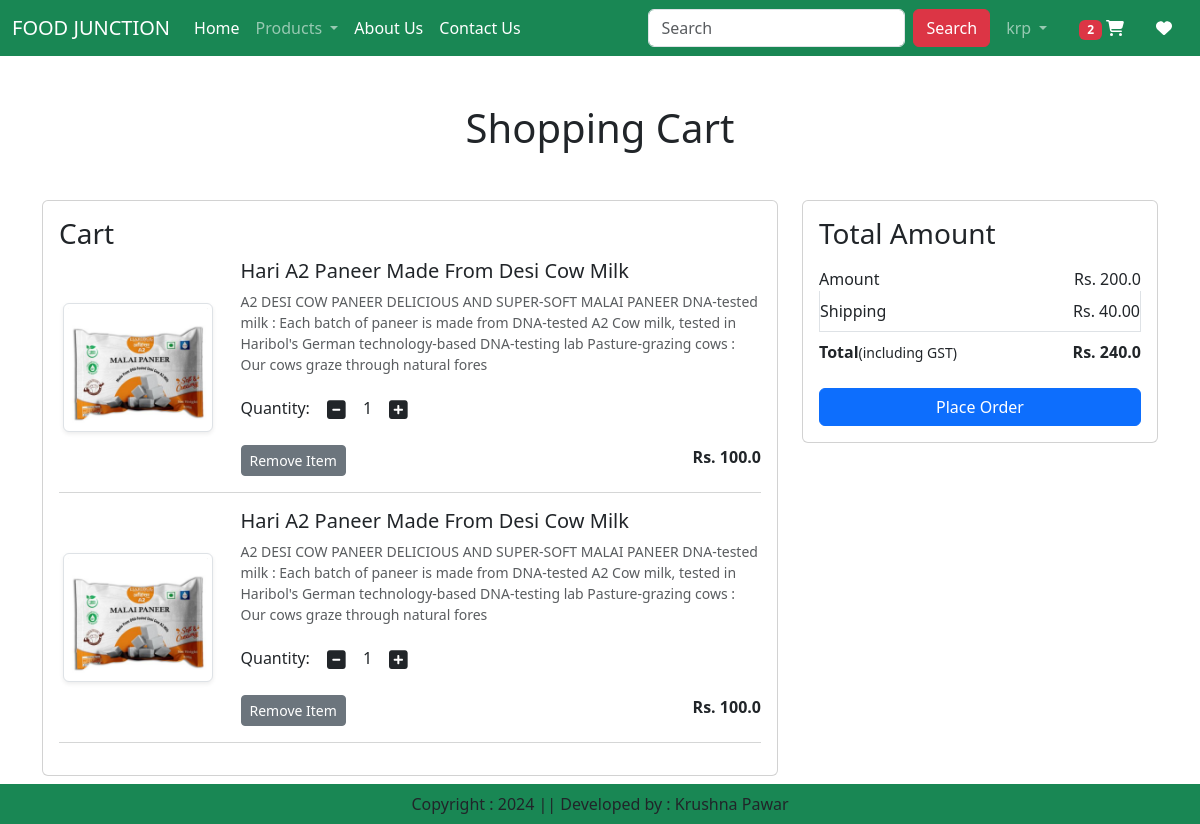
The app's page /cart/ (signed in) with its own data.
### app/models.py (models this page shows, shortened)
class Cart(models.Model):
    user = models.ForeignKey(User,on_delete=models.CASCADE)
    product = models.ForeignKey(Product,on_delete=models.CASCADE)
    quantity = models.PositiveIntegerField(default=1)

class Product(models.Model):
    title = models.CharField(max_length=100)
    selling_price = models.FloatField()
    discounted_price = models.FloatField()
    discription = models.TextField()
    category = models.CharField(choices=CATEGORY_CHOICES, max_length=2)
    product_image = models.ImageField(upload_to='product')

### app/views.py (the view)
# urls.py: path('cart/',views.show_cart,name='showcart'),
@login_required
def show_cart(request):
    totalitem = 0
    wishitem = 0
    if request.user.is_authenticated:
        totalitem = len(Cart.objects.filter(user=request.user))
        wishitem = len(Wishlist.objects.filter(user=request.user))
    user = request.user
    cart = Cart.objects.filter(user=user)
    amount = 0
    for p in cart:
        value = p.quantity * p.product.discounted_price
        amount = amount + value
    totalamount = amount + 40
    return render(request,'app/addtocart.html',locals())

### app/templates/app/addtocart.html (shortened to what this page needs)
{% extends "app/base.html" %}
{% load static %}
{% block main-content %}
    <div class="container my-5">
        <div class="row ">
            {% if cart %}
            <h1 class="text-center mb-5">Shopping Cart</h1>
            <div class="col-sm-8">
                <div class="card">
                    <div class="card-body bg-$red-300">
                        <h3>Cart</h3>
                        {% for item in cart %}
                        <div class="row">
                            <div class="col-sm-3 text-center align-self-center">
                                <img src="{{item.product.product_image.url}}" alt="" class="img-fluid img-thumbnail shadow-sm" height="150" width="150">
                            </div>
                            <div class="col-sm-9">
                                <div>
                                    <h5>{{item.product.title}}</h5>
                                    <p class="mb-2 text-muted small">{{item.product.discription}}</p>
                                    <div class="my-3">
                                        <label for="quantity">Quantity:</label>
                                        <a class="minus-cart btn" pid={{item.product.id}}><i class="fas fa-minus-square fa-lg"></i></a>
                                            <span id="quantity">{{item.quantity}}</span>
                                        <a class="plus-cart btn" pid={{item.product.id}}><i class="fas fa-plus-square fa-lg"></i></a>
                                    </div>
                                    <div class="d-flex justify-content-between">
                                        <a class="remove-cart btn btn-sm btn-secondary mr-3" pid={{item.product.id}}>Remove Item</a>
                                        <p class="mb-0"><span><strong>Rs. {{item.product.discounted_price}}</strong></span></p>
                                    </div>
                                </div>
                            </div>
                        </div>
                        <hr class="text-muted">
                        {% endfor %}
                    </div>
                </div>
            </div>
            <div class="col-sm-4">
                <div class="card">
                    <div class="card-body">
                        <h3>Total Amount</h3>
                        <ul class="list-group">
                            <li class="list-group-item d-flex justify-content-between align-item-center border-0 px-0 pb-0">Amount<span id="amount">Rs. {{amount}}</span></li>
                            <li class="list-group-item d-flex justify-content-between align-item-center px-0">Shipping<span>Rs. 40.00</span></li>
                            <li class="list-group-item d-flex justify-content-between align-item-center border-0 px-0 mb-3">
                                <div>
                                    <strong>Total</strong><small>(including GST)</small>
                                </div>
                                <span id="totalamount"><strong>Rs. {{totalamount}}</strong></span>
                            </li>
                        </ul>
                        <div class="d-grid"><a href="{% url 'checkout' %}" class="btn btn-primary">Place Order</a></div>
                    </div>
                </div>
            </div>
            {% else %}
                <h1 class="text-center mb-5 ">Cart is empty</h1>
            {% endif %}
        </div>
    </div>
{% endblock main-content %}

### app/templates/app/base.html (shortened to what this page needs)
<!DOCTYPE html>
{% load static %}
<html lang="en">
<head>
    <link href="https://cdn.jsdelivr.net/npm/bootstrap@5.3.3/dist/css/bootstrap.min.css" rel="stylesheet">
    <link rel="stylesheet" href="{% static 'app/css/owl.carousel.min.css' %}">
    <link rel="stylesheet" href="{% static 'app/css/all.min.css' %}">
    <link rel="stylesheet" href="{% static 'app/css/style.css' %}">
</head>
<body >
    <nav class="navbar navbar-expand-lg navbar-dark bg-success">
        <div class="container-fluid">
          <a class="navbar-brand" href="#">FOOD JUNCTION
          </a>
          <div class="collapse navbar-collapse" id="navbarSupportedContent">
            <ul class="navbar-nav me-auto mb-2 mb-lg-0">
              {% if request.user.is_authenticated %}
              <li class="nav-item">
                <a class="nav-link active" aria-current="page" href="/">Home</a>
              </li>
              <li class="nav-item dropdown">
                <a class="nav-link dropdown-toggle" href="#" role="button" data-bs-toggle="dropdown" aria-expanded="false">
                  Products
                </a>
              </li>
              <li class="nav-item">
                <a class="nav-link text-white" href="{% url 'about' %}">About Us</a>
              </li>
              <li class="nav-item">
                <a class="nav-link text-white" href="{% url 'contact' %}">Contact Us</a>
              </li>
            </ul>
            <form class="d-flex" role="search" action="/search/">
              <input class="form-control me-2" type="search" placeholder="Search" name="search" aria-label="Search">
              <button class="btn btn-danger" type="submit">Search</button>
            </form>
          </div>
          <ul class="navbar-nav me-auto mb-2 mb-lg-0">
          <li class="nav-item dropdown mx-2">
              <a class="nav-link dropdown-toggle" href="#" role="button" data-bs-toggle="dropdown" aria-expanded="false">
                  {{ request.user }}
              </a>
          </li>
            <li class="nav-item mx-2">
                <a href="/checkout" class="nav-link text-white"><span class="badge bg-danger">{% if totalitem > 0 %} {{ totalitem }} {% endif %}</span> <i class="fa fa-shopping-cart"></i></a>
            </li>
            <li class="nav-item mx-2">
                <a href="{% url 'showwishlist' %}" class="nav-link text-white">  <i class="fa fa-heart"></i></a>
            </li>
            {% endif %}
          </ul>
        </div>
      </nav>
      {% block main-content %}{% endblock main-content %}
      <footer class="container-fluid fixed-bottom bg-success text-center p-2 mt-5">
        Copyright : 2024 || Developed by : Krushna Pawar
      </footer>
</body>
</html>

### records on screen
Cart: product.product_image (picture), product "Hari A2 Paneer Made From Desi Cow Milk", product.discription "A2 DESI COW PANEER DELICIOUS AND SUPER-SOFT MALAI PANEER DNA-tested milk : Each batch of paneer is made from DNA-tested A2 Cow milk, tested in Haribol's German technology-based DNA-testing lab Pasture-grazing cows : Our cows graze through natural fores", quantity "1", product.discounted_price "100.0"
Cart: product.product_image (picture), product "Hari A2 Paneer Made From Desi Cow Milk", product.discription "A2 DESI COW PANEER DELICIOUS AND SUPER-SOFT MALAI PANEER DNA-tested milk : Each batch of paneer is made from DNA-tested A2 Cow milk, tested in Haribol's German technology-based DNA-testing lab Pasture-grazing cows : Our cows graze through natural fores", quantity "1", product.discounted_price "100.0"

### other values on screen
{{ request.user }} "krp"
{{ totalitem }} "2"
{{ amount }} "200.0"
{{ totalamount }} "240.0"
